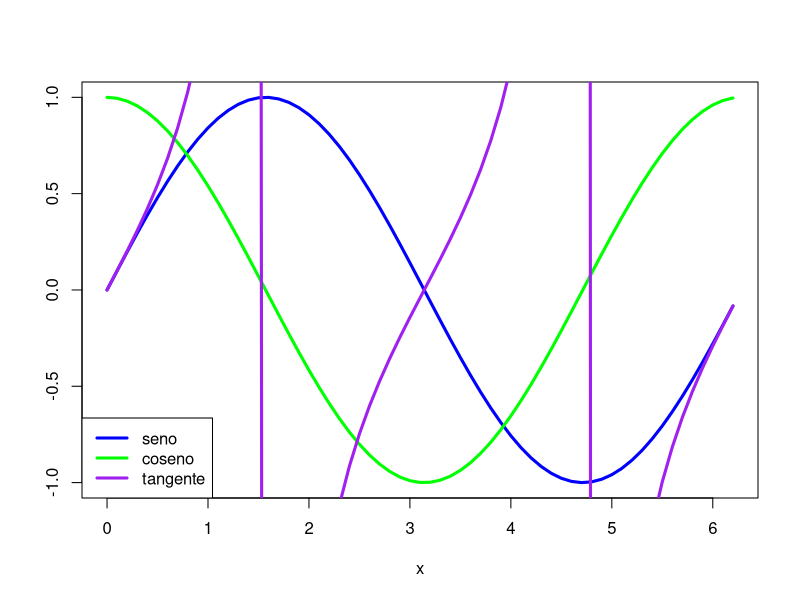

The R script that drew this image: (Note: this script raises an error after producing the figure.)
2*(3+5/2)

# Los paréntesis de dentro se ejecutan primero
2*((3+5)/2)

# En este caso primero se ejecuta la división y luego la suma
2/3+5

# Si lo que quiero es coger el cociente de la división para sumarle 5, sería así
2%/%3+5

# COCIENTE
2%/%3

#RESTO
2%%3

# 2 ELEVADO A 3 * 5
2^3*5

# POTENCIA NEGATIVA
2^-4

2^(-4)

# Cuántas semanas hay en 725 días
725%/%7
# Sobra algún día: sobra 4 días
725%%7

# dividendo = divisor * cociente + resto
# D = d * q + r
725 - 103*7

# resto = dividendo - divisor * cociente
# r = D - d * q

# cociente = Dividendo %/% divisor
# q = D %/% d

# resto = dividendo %% divisor
# r = D %% d

# Dará como resultado el número pi 3.141593
pi

2*pi

3^pi

pi^2

# Número más grande posible (infinito)
Inf
# Número más pequeño posible (-Infinito)
-Inf
# Valor desconocido Not avaible
NA
# not a numbre 
NaN

0/0

# Si intento representar números muy muy grandes
2^50
# 1.1259e+15
# Significa mover el punto decimal 15 posiciones a la derecha, es decir:
# 1125900000000000

# eso hay que entenderlo como: notación científica
2^-15
# 3.051758e-05
# Significa mover el punto decimal 5 posiciones a la izquierda, es decir:
# 0.00003051758

# vector
c(2^30, 2^(-15), 1, 2, 3/2)

# raíz cuadrada
sqrt(25)

# obtener el número e
exp(1)
# logaritmo neperiano de e - Logaritmo neperiano y exponencial son funciones opuestas
log(exp(1))

# logaritmo neperiano de pi
log(pi)

# logaritmo en base 10
log10(1000)
log(1000,10)

# Las siguientes 3 expresiones son iguales
log(32, 2)
log(x = 32, base = 2)
log(base = 2, 32)

# valor absoluto
abs(-pi)

# factorial es por ejemplo: de 7 = 7*6*5*4*3*2*1
factorial(7)
factorial(4)
# Solo funciona con números enteros y positivos
# Por convenio el factorial de 0 es 1
factorial(0)

# Coeficiente binomial
# si tuviera 5 platos y me quiero comer 3, de cuántas formas podría hacerlo
choose(5, 3)
# es decir:
# 1 2 3
# 1 2 4
# 1 2 5
# ... así todas las combinaciones posibles de comerse los 3 platos
# subconjunto de 3 elementos que podéis sacar de un conjunto de 5 elementos

6^log(4, 6)
log(4^6, 4)

# Si queremos utilizar funciones trigonométricas, R entiende que los argumentos 
# para aplicarles la función vendrán dados en radianes
# si en vez de utilizar radianes, los argumentos vienen en grados, hay que pasar
# de grados a radianes
# 1 grado = (1*pi)/180 radianes (sin "seno", cos "coseno", tan "tangente")
# 1 grado = (1*180)/pi (asin "arcoseno", acos "arcocoseno", atan "arcotangente")
sin(pi/2)
cos(pi)
tan(0)

# coseno de 60º estaría mal expresado así, ya que el coseno para angulos 
# entre 0 y pi/2 es positivo y si lo hago así me da negativo
cos(60)
# hay que pasar los grados a radianes
cos(60*pi/180)
# seno de 60º 
sin(60*pi/180)

sinpi(1/2) # = sin(pi/2)
sin(pi/2)

tan(pi) # -1.224647e-16 ~ 0

tan(pi/2) # 1.633124e+16 ~Inf

sin(60*pi/180)
# el arcoseno y el arcocoseno de 'x' se encontrará siempre entre [-1,1]
asin(0.8660254) # arcoseno en radianes, si lo queremos en grados:
asin(0.8660254)*180/pi

# EJEMPLO 1
x = seq(0, 2*pi, 0.1)
plot(x, sin(x), type="l", col="blue", lwd=3, xlab=expression(x), ylab="")
lines(x, cos(x), col="green", lwd=3)
lines(x, tan(x), col="purple", lwd=3)
legend("bottomleft", col = c("blue", "green", "purple"),
       legend = c("seno", "coseno", "tangente"), lwd=3, bty="l")

# imprimir la raíz cuadrada de 2 con 10 decimales
print(sqrt(2), 10)
# redondear la raíz cuadrada de 2 con 3 decimales
round(sqrt(2), 3)
# redondear a la baja la raíz cuadrada de 2
floor(sqrt(2))
# Al redondear números negativos a la baja, redondea al siguiente número inferior
floor(-3.45)
# redondear al alza la raíz cuadrada de 2
ceiling(sqrt(2))
# redondear números negativos al alza
ceiling(-3.45)
# Este resultado será el mismo que redondear a la baja (quita los decimales)
trunc(sqrt(2))
trunc(-3.45)


# Este sistema de comas flotantes y demás, lleva intrínseco un problema importante:
# ¿Qué pasa cuando vamos acumulando operaciones debido a comas flotantes o redondeos "insignificantes?

sqrt(2)^2 # = 2
sqrt(2)^2-2 # 4.440892e-16 sería 0

2^50
print(2^50, 15)
print(2^50, 2)
# R trabaja con un máximo de 16 dígitos, es decir, si intento imprimir pi con 40 decimales dará error:
print(pi, 40)
# cuando pido más de 16 dígitos, falla
print(pi, 22) # = 3.1415926535897931
# 3.1415926535897931
# 3.14159265358979323846

sqrt(2)^2 # = 2
round(sqrt(2), 4)^2

round(1.15, 1)
round(1.25, 1)
round(1.35, 1)
# cuando hacemos round a 0 cifras entiende que lo queremos redondear al entero más cercano
round(sqrt(2), 0)
round(sqrt(2))
# digits es para redondear a x decimales
round(digits = 5, sqrt(2))


# VARIABLES

(pi^2)/2
# Definir una variable con (=) izquierda variable, derecha el valor 
x = (pi^2)/2
# Mostrar contenido de una variable
x

# Definir una variable con (<-) Guardo a la izquierda la expresión de la derecha
y <- cos(pi/4)
y

# Definir una variable con (->) Guardo lo que hay a la izquierda en la variable de la derecha
sin(pi/4) + cos(pi/4) -> z
z

# Podemos definir una variable con una palabra
edad <- 30
nombre = "David"
# Es diferente una variable en mayúsculas de una en minúsculas
HOLA = 1
hola = 5

# Las variables siempre tienen que empezar con una letra o con un ( . )
pi.4 = 4*pi
pi.4

x = 2
x = x^2

x = sqrt(x)

# FUNCIONES

var = 4
doble = function(x){2*x}
doble(var) -> res
res

cuadrado = function(x){x^2}
cuadrado(var)

f = function(x){
  x^3 - (3^x) * sin(x)
  }
# Sería posible también crear la función así:
# f <- function(x){
#  x^3 - (3^x) * sin(x)
# } 

f(4) # 4^3 - (4^3) * sin(4)
f(5)
f(pi/2)

suma1 <- function(t){
  t + 1
}

suma1(6)
suma1(-5)

producto <- function(x, y){
  x * y
}

producto(5, 7)

compleja <- function(x, y, z){
  exp(x^2 + y^2) * sin(z)
}

compleja(1, 2, 3)
compleja(1, -1, pi)

suma5 <- function(numero){
  numero = suma1(numero);
  numero = suma1(numero);
  numero = suma1(numero);
  numero = suma1(numero);
  numero = suma1(numero);
  numero
}

suma5op <- function(numero){
  numero = suma1(numero);
  numero = suma1(numero);
  numero = suma1(numero);
  numero = suma1(numero);
  suma1(numero)
}

suma5(3)
suma5op(3)
# Podría ser que al aplicar una función no recibamos solo números reales, es decir
# podríamos recibir un vector, una matriz, o una tabla de datos, etc

# Ver todas las variables y funciones creadas
ls()

# Eliminar una funcion
rm(producto)

ls()

# Borrar todas las funciones y variables
rm(list = ls())

# NÚMEROS COMPLEJOS
z = 2+3i
z2 = complex(real = 2, imaginary = -3)

Re(z)

Im(z)

Conj(z2)

(3+2i)*5

(3+2i)*(-1+3i)

(3+2i)/(-1+3i)

# Esto es un error
# 2+7*i

# Error
# pi + sqrt(2)i

complex(real = pi, imaginary = sqrt(2)) -> z1
z1

# LOS NÚMEROS COMPLEJOS SE INVENTAN PARA PODER TRABAJAR CON RAÍZ CUADRADA DE NÚMEROS NEGATIVOS

# Esto daría error
# sqrt(-5)
sqrt(as.complex(-5))

# La raíz cuadrada devuelve, de las dos soluciones, la de la parte real de z positiva Re(z)>0,
# para obtener la otra parte, hay que multiplicar por -1
sqrt(3+2i) # z^2 = 3+2i
sqrt(3+2i)*-1

exp(3+2i)
sin(3+2i)
cos(3+2i)
tan(3+2i)
# Módulo = sqrt(Re(z)^2 + Im(z)^2)
Mod(z1)
# Argumento = arctan(Im(z)/Re(z))
# = arcos(Re(z)/Mod(z))
# = arcsin(Im(z)/Mod(z))
# El argumento va de -pi (sin incluir) a pi (incluido) (-pi, pi]
Arg(z1)
Arg(-1+0i)
Arg(-1-2i)

# Conjugado = Re(z) - Im(z)i
Conj(z1)

# Parte real de z1
Re(z1)
# Parte imaginaria de z1
Im(z1)

# Cualquier número complejo z se puede calcular como z = Mod(z) * (cos(Arg(z)) + sin(Arg(z))i)
complex(modulus = 2, argument = pi/2) -> z2

Mod(z2)
Arg(z2) # Es pi/2
pi/2

# TEST
fun = function(x){
  sqrt(x) * abs((-x)^3)
}
fun(4)
sqrt(4)
abs(-4^3)
2*64
